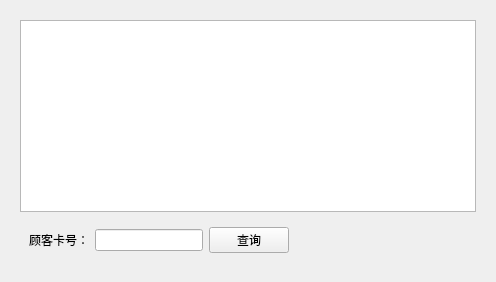
      <widget class="QWidget" name="guestInfoPage">
       <layout class="QVBoxLayout" name="verticalLayout_19">
        <item>
         <widget class="QWidget" name="guestInfoView" native="true">
          <layout class="QVBoxLayout" name="verticalLayout_25">
           <item>
            <widget class="QTableView" name="guestOrderTableView"/>
           </item>
           <item>
            <widget class="QWidget" name="sellQueryOrderView" native="true">
             <layout class="QVBoxLayout" name="verticalLayout_5">
              <item>
               <layout class="QHBoxLayout" name="horizontalLayout_14">
                <item>
                 <widget class="QLabel" name="label_19">
                  <property name="text">
                   <string>顾客卡号：</string>
                  </property>
                 </widget>
                </item>
                <item>
                 <widget class="QLineEdit" name="queryOrderCardNumLineEdit"/>
                </item>
                <item>
                 <widget class="QPushButton" name="queryOrderButton">
                  <property name="text">
                   <string>查询</string>
                  </property>
                 </widget>
                </item>
                <item>
                 <spacer name="horizontalSpacer_9">
                  <property name="orientation">
                   <enum>Qt::Horizontal</enum>
                  </property>
                  <property name="sizeHint" stdset="0">
                   <size>
                    <width>178</width>
                    <height>20</height>
                   </size>
                  </property>
                 </spacer>
                </item>
               </layout>
              </item>
             </layout>
            </widget>
           </item>
          </layout>
         </widget>
        </item>
       </layout>
      </widget>
